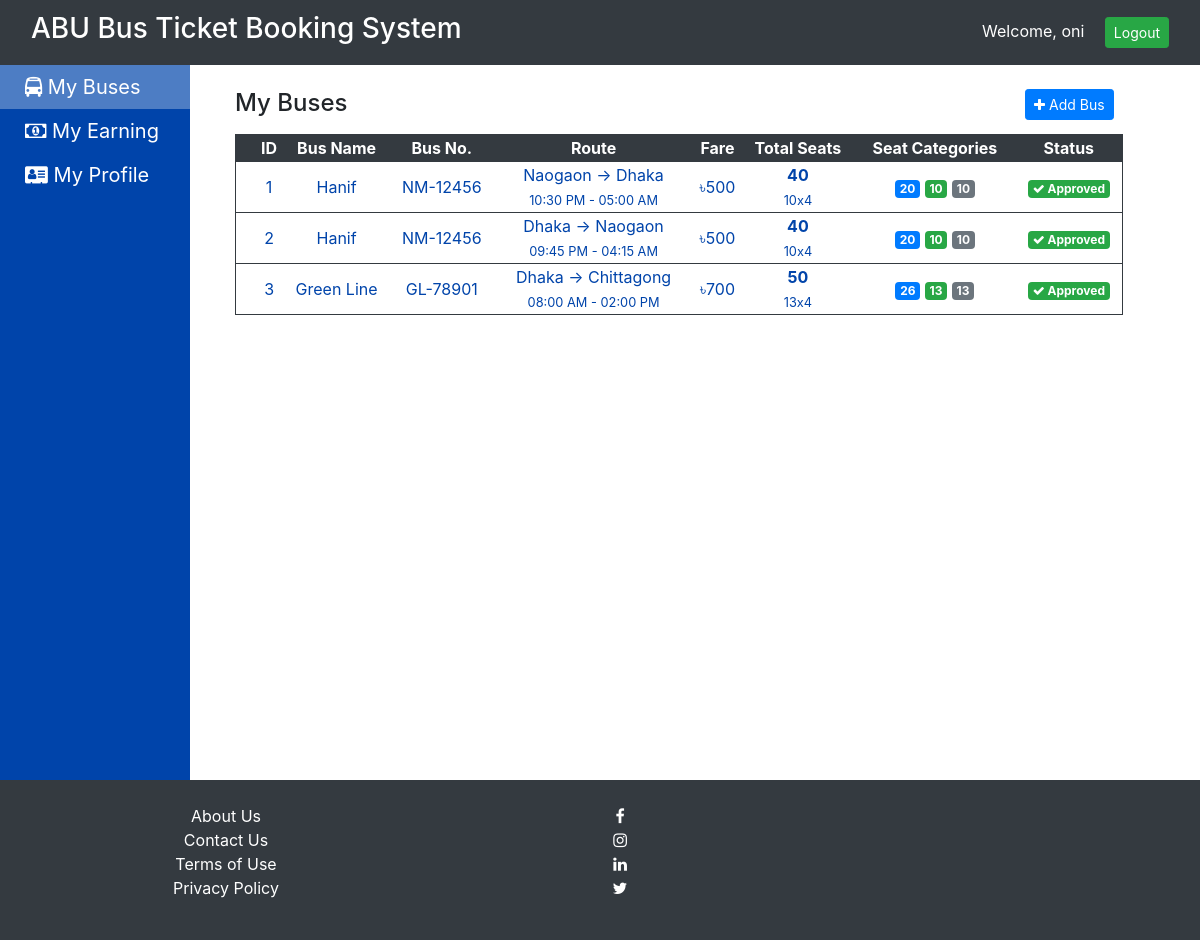
The app's page /my_buses.php (signed in) with its own data.
### tables this page shows
CREATE TABLE `buses` (
  `id` int(5) NOT NULL AUTO_INCREMENT,
  `bname` varchar(25) NOT NULL,
  `bus_no` varchar(25) NOT NULL,
  `owner_id` int(5) NOT NULL,
  `from_loc` varchar(20) NOT NULL,
  `from_time` varchar(8) NOT NULL,
  `to_loc` varchar(20) NOT NULL,
  `to_time` varchar(8) NOT NULL,
  `fare` int(5) NOT NULL,
  `total_seats` int(3) NOT NULL DEFAULT 40 COMMENT 'Total number of seats in the bus',
  `seat_layout` varchar(50) DEFAULT '10x4' COMMENT 'Seat layout format: ROWSxCOLUMNS (e.g., 10x4 = 10 rows, 4 columns)',
  `student_seats` varchar(255) DEFAULT NULL COMMENT 'Comma-separated list of student-only seats (50%)',
  `staff_seats` varchar(255) DEFAULT NULL COMMENT 'Comma-separated list of staff-only seats (25%)',
  `general_seats` varchar(255) DEFAULT NULL COMMENT 'Comma-separated list of general seats (25%)',
  `approved` tinyint(1) NOT NULL DEFAULT '0',
  PRIMARY KEY (`id`),
  KEY `fk_usr_bus` (`owner_id`),
  CONSTRAINT `fk_usr_bus` FOREIGN KEY (`owner_id`) REFERENCES `users` (`id`)
);

### my_buses.php (the view, shortened to what this page needs)
<?php
include 'inc/basic_template.php';
?>
        <link rel="stylesheet" href="css/easy-autocomplete.min.css"/>
<div class="container">
<div class="row mb-2">
    <h4 class="col-md-3">My Buses</h4>
    <div class="col-md-8 text-right ml-4">
        <a href="my_buses.php?act=add"><button type="button" class="btn btn-sm btn-primary"><i class="fa fa-plus"></i> Add Bus</button></a>
    </div>
</div>
<table width="100%" class="table-con">
<tr class="head">
    <th>ID</th>
    <th>Bus Name</th>
    <th>Bus No.</th>
    <th>Route</th>
    <th>Fare</th>
    <th>Total Seats</th>
    <th>Seat Categories</th>
    <th>Status</th>
</tr>
<?php
$conn = initDB();
$res = $conn->query("select * from buses where owner_id=" . $_SESSION['user']['id']);
if ($res->num_rows == 0) {
    echo '
    <tr class="row">
        <td colspan="8" class="text-center">No Bus Added Yet</td>
    </tr>';
}
else {
    while ($row = $res->fetch_assoc()) {
        $studentCount = !empty($row['student_seats']) ? count(explode(',', $row['student_seats'])) : 0;
        $staffCount = !empty($row['staff_seats']) ? count(explode(',', $row['staff_seats'])) : 0;
        $generalCount = !empty($row['general_seats']) ? count(explode(',', $row['general_seats'])) : 0;
        echo '
        <tr class="content">
            <td>' . $row["id"] . '</td>
            <td>' . $row["bname"] . '</td>
            <td>' . $row["bus_no"] . '</td>
            <td>' . $row["from_loc"] . ' → ' . $row["to_loc"] . '<br/><small>' . $row["from_time"] . ' - ' . $row["to_time"] . '</small></td>
            <td>৳' . $row["fare"] . '</td>
            <td><strong>' . $row["total_seats"] . '</strong><br/><small>' . $row["seat_layout"] . '</small></td>
            <td>
                <span class="badge badge-primary" title="Student Seats">' . $studentCount . '</span>
                <span class="badge badge-success" title="Staff Seats">' . $staffCount . '</span>
                <span class="badge badge-secondary" title="General Seats">' . $generalCount . '</span>
            </td>
            <td>' . (($row["approved"]) ? '<span class="badge badge-success"><i class="fa fa-check"></i> Approved</span>' : '<span class="badge badge-warning"><i class="fa fa-clock-o"></i> Pending</span>' ) . '</td>
        </tr>';
    }
}
?>
</table>
</div>

### css/style.css (style rules this page uses)
body { padding-top: 65px; }
.table-con { width: 95%; }
.table-con .row:first-of-type, .table-con .head { background: #343A40; border: 1px solid #343A40; color: #fff; }
.table-con .content { background: #fff!important; color: #0044aa!important; cursor: pointer; padding: 7px; border-width: 0 1px 1px 1px; border-color: #343A40; border-style: solid; }
.table-con .content td:first-of-type, .table-con .head th:first-of-type { padding-left: 20px; }
.table-con .content td, .table-con .head th { text-align: center; }

### records on screen
buses: id "1", bname "Hanif", bus_no "NM-12456", from_loc "Naogaon", to_loc "Dhaka", from_time "10:30 PM", to_time "05:00 AM", fare "500", total_seats "40", seat_layout "10x4", student_seats "20", staff_seats "10", general_seats "10", approved 1 (drawn)
buses: id "2", bname "Hanif", bus_no "NM-12456", from_loc "Dhaka", to_loc "Naogaon", from_time "09:45 PM", to_time "04:15 AM", fare "500", total_seats "40", seat_layout "10x4", student_seats "20", staff_seats "10", general_seats "10", approved 1 (drawn)
buses: id "3", bname "Green Line", bus_no "GL-78901", from_loc "Dhaka", to_loc "Chittagong", from_time "08:00 AM", to_time "02:00 PM", fare "700", total_seats "50", seat_layout "13x4", student_seats "26", staff_seats "13", general_seats "13", approved 1 (drawn)

### other values on screen
$_SESSION['user']['uname'] "oni"
